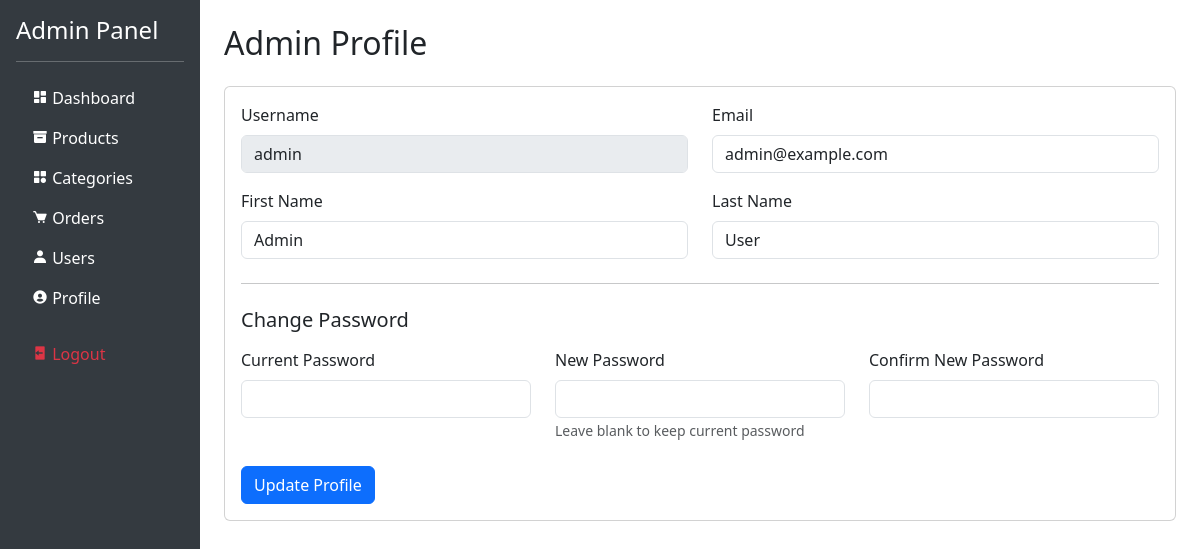
The page /sdfgsdfgh/admin/profile.php (signed in) on the database its author committed.
### tables this page shows
CREATE TABLE `users` (
  `user_id` int(11) NOT NULL,
  `username` varchar(50) NOT NULL,
  `email` varchar(100) NOT NULL,
  `password` varchar(255) NOT NULL,
  `first_name` varchar(50) DEFAULT NULL,
  `last_name` varchar(50) DEFAULT NULL,
  `phone` varchar(20) DEFAULT NULL,
  `role` enum('admin','user') DEFAULT 'user',
  `created_at` timestamp NOT NULL DEFAULT current_timestamp(),
  `updated_at` timestamp NOT NULL DEFAULT current_timestamp() ON UPDATE current_timestamp()
);

### sdfgsdfgh/includes/functions.php (called while the page is built, shortened)
<?php
function getAdminDetails($admin_id) {
    global $conn;
    $sql = "SELECT * FROM users WHERE user_id = ? AND role = 'admin' LIMIT 1";
    $stmt = $conn->prepare($sql);
    $stmt->bind_param("i", $admin_id);
    $stmt->execute();
    $result = $stmt->get_result();
    return $result->fetch_assoc();
}
?>

### sdfgsdfgh/admin/profile.php (the view, shortened to what this page needs)
<?php
require_once '../includes/db.php';
require_once '../includes/functions.php';
$admin_id = $_SESSION['admin_id'];
$admin = getAdminDetails($admin_id);
?>
<!DOCTYPE html>
<html lang="en">
<head>
    <link href="https://cdn.jsdelivr.net/npm/bootstrap@5.3.0/dist/css/bootstrap.min.css" rel="stylesheet">
    <link href="https://cdn.jsdelivr.net/npm/boxicons@2.0.7/css/boxicons.min.css" rel="stylesheet">
</head>
<body>
    <div class="container-fluid">
        <div class="row">
            <div class="col-md-3 col-lg-2 px-0 sidebar">
                <div class="p-3">
                    <h4>Admin Panel</h4>
                    <hr>
                    <ul class="nav flex-column">
                        <li class="nav-item">
                            <a class="nav-link" href="index.php">
                                <i class='bx bxs-dashboard'></i> Dashboard
                            </a>
                        </li>
                        <li class="nav-item">
                            <a class="nav-link" href="products.php">
                                <i class='bx bxs-box'></i> Products
                            </a>
                        </li>
                        <li class="nav-item">
                            <a class="nav-link" href="categories.php">
                                <i class='bx bxs-category'></i> Categories
                            </a>
                        </li>
                        <li class="nav-item">
                            <a class="nav-link" href="orders.php">
                                <i class='bx bxs-cart'></i> Orders
                            </a>
                        </li>
                        <li class="nav-item">
                            <a class="nav-link" href="users.php">
                                <i class='bx bxs-user'></i> Users
                            </a>
                        </li>
                        <li class="nav-item">
                            <a class="nav-link" href="profile.php">
                                <i class='bx bxs-user-circle'></i> Profile
                            </a>
                        </li>
                        <li class="nav-item mt-3">
                            <a class="nav-link text-danger" href="logout.php">
                                <i class='bx bxs-log-out'></i> Logout
                            </a>
                        </li>
                    </ul>
                </div>
            </div>
            <div class="col-md-9 col-lg-10 p-4">
                <h2 class="mb-4">Admin Profile</h2>
                <div class="card">
                    <div class="card-body">
                        <form method="POST" action="">
                            <div class="row mb-3">
                                <div class="col-md-6">
                                    <label class="form-label">Username</label>
                                    <input type="text" class="form-control" value="<?php echo $admin['username']; ?>" disabled>
                                </div>
                                <div class="col-md-6">
                                    <label class="form-label">Email</label>
                                    <input type="email" class="form-control" name="email" value="<?php echo $admin['email']; ?>" required>
                                </div>
                            </div>
                            <div class="row mb-3">
                                <div class="col-md-6">
                                    <label class="form-label">First Name</label>
                                    <input type="text" class="form-control" name="first_name" value="<?php echo $admin['first_name']; ?>" required>
                                </div>
                                <div class="col-md-6">
                                    <label class="form-label">Last Name</label>
                                    <input type="text" class="form-control" name="last_name" value="<?php echo $admin['last_name']; ?>" required>
                                </div>
                            </div>
                            <hr class="my-4">
                            <h5 class="mb-3">Change Password</h5>
                            <div class="row mb-3">
                                <div class="col-md-4">
                                    <label class="form-label">Current Password</label>
                                    <input type="password" class="form-control" name="current_password" required>
                                </div>
                                <div class="col-md-4">
                                    <label class="form-label">New Password</label>
                                    <input type="password" class="form-control" name="new_password" minlength="8">
                                    <small class="text-muted">Leave blank to keep current password</small>
                                </div>
                                <div class="col-md-4">
                                    <label class="form-label">Confirm New Password</label>
                                    <input type="password" class="form-control" name="confirm_password" minlength="8">
                                </div>
                            </div>
                            <div class="mt-4">
                                <button type="submit" class="btn btn-primary">Update Profile</button>
                            </div>
                        </form>
                    </div>
                </div>
            </div>
        </div>
    </div>
</body>
</html>

### sdfgsdfgh/admin/profile.php (style rules this page uses)
.sidebar { min-height: 100vh; background: #343a40; color: white; }
.sidebar a { color: white; text-decoration: none; }

### rows shown on the page
users: username "admin", email "admin@example.com", first_name "Admin", last_name "User"
